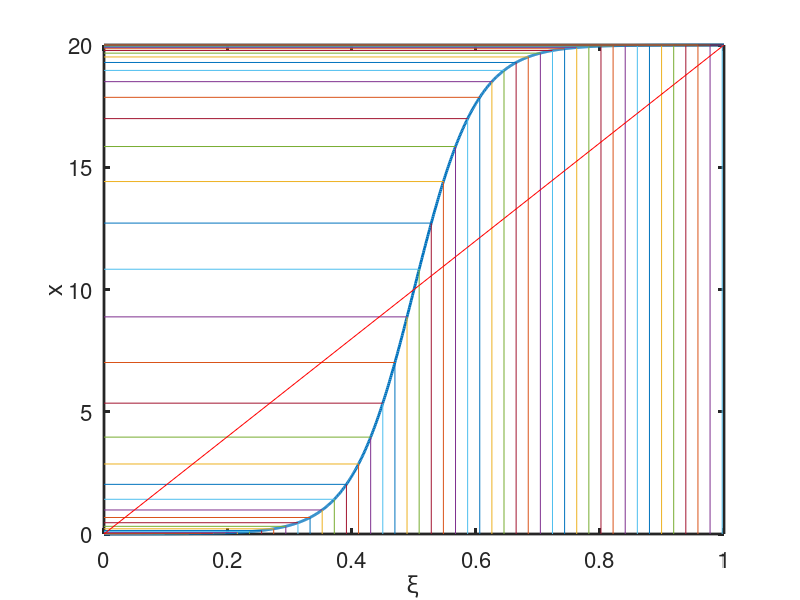

Reproduce this figure in MATLAB.
%---------------------------------------------------------------------%
% A program to test 1D grid refinement.
% adapted from page 2 of 
% https://www3.nd.edu/~gtryggva/CFD-Course/2011-Lecture-25.pdf
% rlbarnett c3149416 160119
%---------------------------------------------------------------------%

% sets xmax
L = 20.0; 

% for internal layer calculation
% sign change at xc
xc = L/2.0; 

% "strength": concentrates points either at the centre of the domain (A>0)
% or at the boundaries of the domain (A<0)
A = -5.0;

% root order
ro = 1.2;

% initialise xi parameter array
% spacing in the centre currently is 0.5*dx
smax = 1.0;
smin = 0.0;
% s = smin:2*2.4e-4:smax; 
s = linspace(smin,smax,1024);

% length of the x parameter, i.e. the number of points
n = length(s);

% calculate the x values from xi
% x = L*((s).^(ro));
% x = exp(s.^1.5) - smax;
% x = L*s+A*(xc-L*s).*s.*(1-s);
x = xc*(1.0 - tanh(A*(1.0 - 2.0*s))./tanh(A));

% plots x as a funtion of xi
figure(1);
plot(s,x,'LineWidth',2);
hold on

% loop plots the lines along x(xi), visually shows dx sizing effectively
for ii=1:round(n/50):n
% for ii=1:n
    
    plot([s(ii),s(ii)],[0.0, x(ii)]);
    plot([0.0,s(ii)],[x(ii), x(ii)]);
    
end

% plot parameters/labels
xlabel('\xi') 
ylabel('x')
set(gca,'Box','on'); 
set(gca,'Fontsize',16, 'LineWidth',2)
plot([smin,smax],[0,L],'r')
% text(0.05,L-0.1,['A=',num2str(A),...
% ' x=',num2str(xc)],'Fontsize',18)

hold off;


